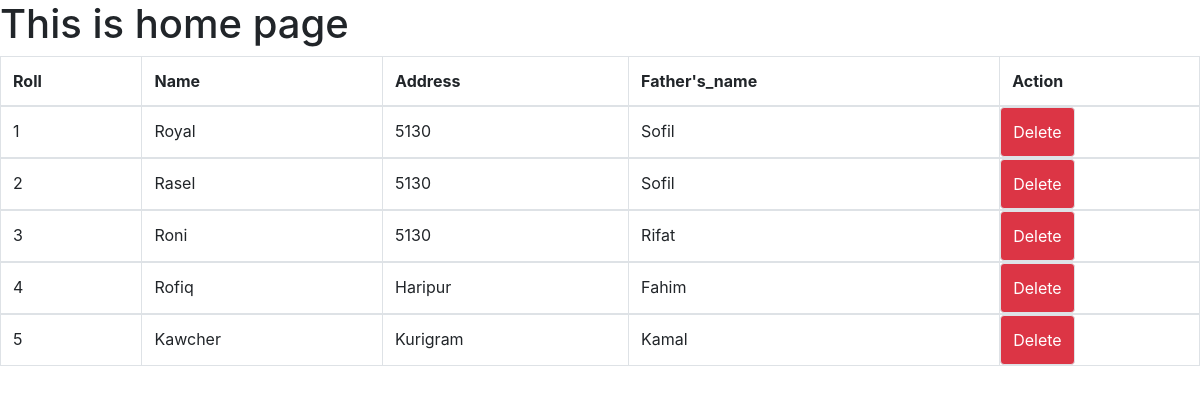
The page / on the database its author committed.
### first_app/models.py (models this page shows, shortened)
class Student(models.Model):
    name = models.CharField(max_length=20)
    roll = models.IntegerField(primary_key=True)
    address = models.TextField()
    father_name = models.CharField(max_length=15,default='Rahim')

### first_app/views.py (the view)
# urls.py: path('',views.home),
def home(request):
    student = models.Student.objects.all()
    return render(request,"home.html" ,{'data':student})

### first_app/templates/home.html (shortened to what this page needs)
<!DOCTYPE html>
<html lang="en">
<head>
    <link rel="stylesheet" href="https://cdn.jsdelivr.net/npm/bootstrap@4.1.3/dist/css/bootstrap.min.css"
>
</head>
<body>
    <h1>This is home page </h1>
    {% if data %}
    <table class="table table-bordered">
        <thead>
          <tr>
            <th scope="col">Roll</th>
            <th scope="col">Name</th>
            <th scope="col">Address</th>
            <th scope="col">Father's_name</th>
            <th scope="col">Action</th>
          </tr>
        </thead>
    {% for st in  data%}
    <tbody>
        <tr>
            <td>{{st.roll}}</td>
          <td>{{st.name}}</td>
          <td>{{st.address}}</td>
          <td>{{st.father_name}}</td>
          <td class = "btn btn-danger text-green" href="{% url 'delete_student' st.roll%}">Delete</td>
        </tr>
    {% endfor %}
    </tbody>
</table>
    {% else%}
    <h3>No data avialable </h3>
    {% endif %}
</body>
</html>

### rows shown on the page
Student: roll "1", name "Royal", address "5130", father_name "Sofil"
Student: roll "2", name "Rasel", address "5130", father_name "Sofil"
Student: roll "3", name "Roni", address "5130", father_name "Rifat"
Student: roll "4", name "Rofiq", address "Haripur", father_name "Fahim"
Student: roll "5", name "Kawcher", address "Kurigram", father_name "Kamal"
